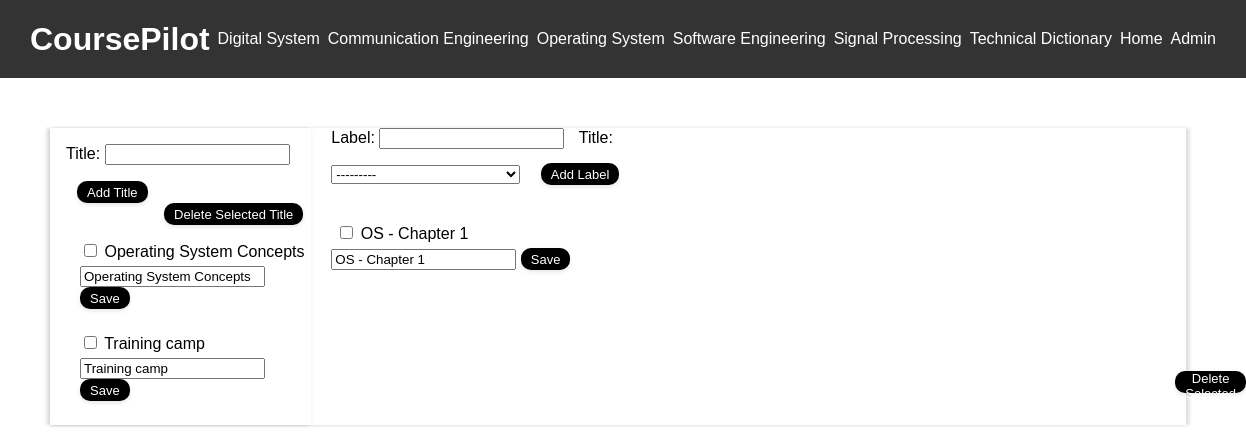
The page /EDPage/technical_terms/ on the database as committed earlier.
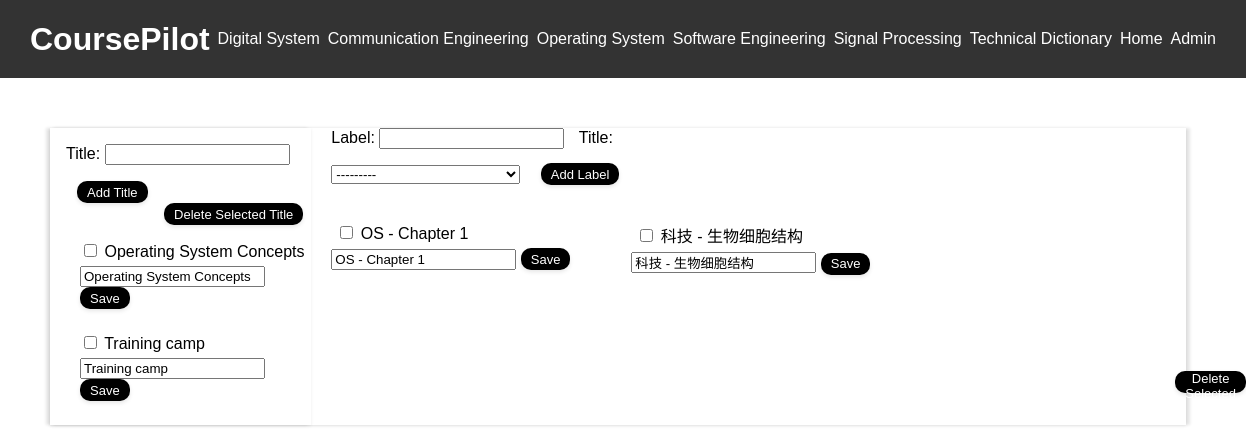
The same page on the database as committed later.
### courses/models.py (models this page shows, shortened)
class OSTitle(models.Model):
    id = models.AutoField(primary_key=True)
    OSTitle = models.CharField(max_length=200, null=True)
    def __str__(self):
        return self.OSTitle

class OSLabel(models.Model):
    id = models.AutoField(primary_key=True)
    OSLabel = models.CharField(max_length=200, null=True)
    OSTitle = models.ForeignKey(OSTitle, related_name='OS_labels', on_delete=models.CASCADE)

### courses/views.py (the view)
# urls.py: path('EDPage/technical_terms/', views.technical_terms, name='technical_terms'),
def technical_terms(request):
    error_message = None
    if request.method == 'POST':
        if 'delete_titles' in request.POST:
            titles_to_delete = request.POST.getlist('titles_to_delete')
            if titles_to_delete:
                OSTitle.objects.filter(id__in=titles_to_delete).delete()
            return redirect('courses:technical_terms')
        if 'delete_labels' in request.POST:
            labels_to_delete = request.POST.getlist('labels_to_delete')
            if labels_to_delete:
                OSLabel.objects.filter(id__in=labels_to_delete).delete()
            return redirect('courses:technical_terms')
        if 'title_form' in request.POST:
            title_form = OSTitleForm(request.POST)
            if title_form.is_valid():
                title_form.save()
                return redirect('courses:technical_terms')
            label_form = OSLabelForm()
        elif 'label_form' in request.POST:
            label_form = OSLabelForm(request.POST)
            if label_form.is_valid():
                new_label = label_form.cleaned_data['OSLabel']
                if OSLabel.objects.filter(OSLabel=new_label).exists():
                    error_message = f"The label '{new_label}' already exists."
                else:
                    label_form.save()
                    return redirect('courses:technical_terms')
            title_form = OSTitleForm()
        elif 'edit_title' in request.POST:
            title_id = request.POST.get('title_id')
            new_title = request.POST.get('new_title')
            OSTitle.objects.filter(id=title_id).update(OSTitle=new_title)
            return redirect('courses:technical_terms')
        elif 'edit_label' in request.POST:
            label_id = request.POST.get('label_id')
            new_label = request.POST.get('new_label')
            if OSLabel.objects.filter(OSLabel=new_label).exists():
                error_message = f"The label '{new_label}' already exists."
            else:
                OSLabel.objects.filter(id=label_id).update(OSLabel=new_label)
            return redirect('courses:technical_terms')
    else:
        title_form = OSTitleForm()
        label_form = OSLabelForm()
    latest_Title_list = OSTitle.objects.all()
    latest_Label_list = OSLabel.objects.all()
    context = {
        "latest_Title_list": latest_Title_list,
        "latest_Label_list": latest_Label_list,
        "title_form": title_form,
        "label_form": label_form,
        "error_message": error_message
    }
    return render(request, 'courses/detailedCourse/technical_terms.html', context)

### courses/forms.py
class OSTitleForm(forms.ModelForm):
    class Meta:
        model = OSTitle
        fields = ['OSTitle']
        labels = {
            'OSTitle': 'Title',
        }

class OSLabelForm(forms.ModelForm):
    class Meta:
        model = OSLabel
        fields = ['OSLabel', 'OSTitle']
        labels = {
            'OSLabel': 'Label',
            'OSTitle': 'Title'
        }

### courses/templates/courses/detailedCourse/technical_terms.html (shortened to what this page needs)
{% extends "courses/base.html" %}
{% block content %}
<div class="table-container">
    <div class="left-column">
        <form method="post" action="{% url 'courses:technical_terms' %}" style="margin-left: 16px;">
            <span style="display: inline-block;">{{ title_form.as_p }}</span>
            <button type="submit" style="margin-left: 11px;">Add Title</button>
        </form>
        <form method="post" action="{% url 'courses:technical_terms' %}">
            <div style="text-align: right; margin-bottom: 4px; margin-right: 8px;">
                <button type="submit" name="delete_titles">Delete Selected Title</button>
            </div>
            <ul>
                {% for title in latest_Title_list %}
                <li data-title="{{ title.OSTitle }}">
                    <label>
                        <input type="checkbox" name="titles_to_delete" value="{{ title.id }}">
                        <span id="title-text-{{ title.id }}">{{ title.OSTitle }}</span>
                        <div style="padding-top: 5px;">
                            <form method="post" action="{% url 'courses:technical_terms' %}" id="edit-title-form-{{ title.id }}">
                                <input type="text" name="new_title" value="{{ title.OSTitle }}">
                                <button type="submit">Save</button>
                            </form>
                        </div>
                    </label>
                </li>
                {% endfor %}
            </ul>
        </form>
    </div>
    <div class="right-column">
        <form method="post" action="{% url 'courses:technical_terms' %}" style="margin-left: 20px; margin-right: 400px;">
            <label for="id_label" style="display: inline-block;">Label:</label>
            {{ label_form.OSLabel }}
            <label for="id_title" style="display: inline-block; margin-left: 10px;">Title:</label>
            {{ label_form.OSTitle }}
            <button type="submit" style="display: inline-block; margin-left: 16px; margin-top: 14px;">Add Label</button>
        </form>
        <form method="post" action="{% url 'courses:technical_terms' %}">
            <div class="label-group">
                {% for label in latest_Label_list %}
                    <div style="padding: 20px; width: 260px; height: 50px;">
                        <span class="label-item" data-foreign-key="{{ label.OSTitle }}" style="margin-left: 5px;">
                            <input type="checkbox" name="labels_to_delete" value="{{ label.id }}">
                            <a href="{% url 'courses:OScustom_page' %}?OSLabel={{ label.OSLabel }}" style="text-decoration: none; color: black;">{{ label.OSLabel }}</a>
                            <div style="padding-top: 5px;">
                                <form method="post" action="{% url 'courses:technical_terms' %}" id="edit-label-form-{{ label.id }}">
                                    <input type="text" name="new_label" value="{{ label.OSLabel }}">
                                    <button type="submit">Save</button>
                                </form>
                            </div>
                        </span>
                    </div>
                {% endfor %}
                <div style="padding-left: 864px; padding-top: 78px;">
                    <button type="submit" name="delete_labels">Delete Selected Label</button>
                </div>
            </div>
        </form>
    </div>
</div>
{% endblock %}

Rows that differ between the two databases and show on the page:
added OSLabel: OSLabel "科技 - 生物细胞结构", new_label "科技 - 生物细胞结构"
